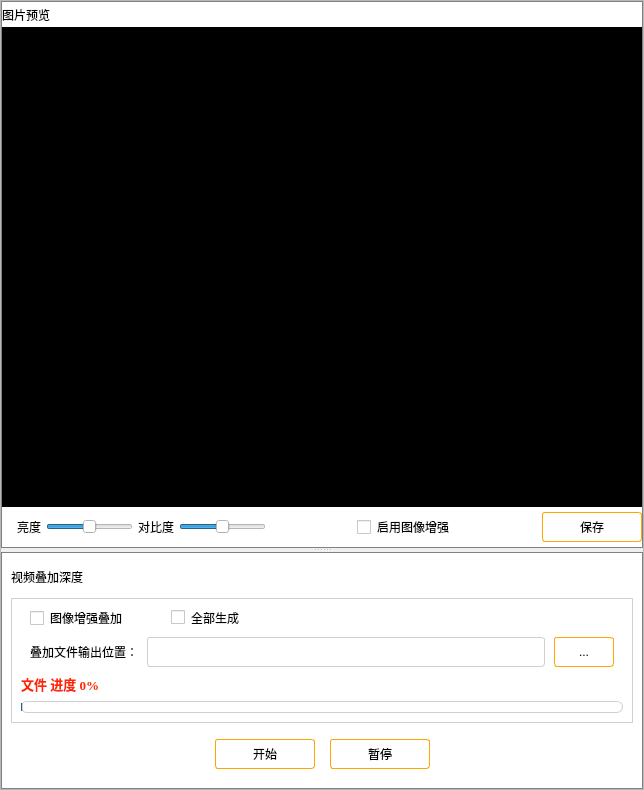
      <widget class="QFrame" name="frame_2">
       <property name="minimumSize">
        <size>
         <width>640</width>
         <height>0</height>
        </size>
       </property>
       <property name="styleSheet">
        <string notr="true">#frame_2.QFrame {
    border-radius: 5px;
	background-color: white;
}</string>
       </property>
       <property name="frameShape">
        <enum>QFrame::StyledPanel</enum>
       </property>
       <property name="frameShadow">
        <enum>QFrame::Sunken</enum>
       </property>
       <property name="midLineWidth">
        <number>1</number>
       </property>
       <layout class="QVBoxLayout" name="verticalLayout_11">
        <property name="spacing">
         <number>0</number>
        </property>
        <property name="leftMargin">
         <number>0</number>
        </property>
        <property name="topMargin">
         <number>0</number>
        </property>
        <property name="rightMargin">
         <number>0</number>
        </property>
        <property name="bottomMargin">
         <number>0</number>
        </property>
        <item>
         <widget class="QSplitter" name="splitter_3">
          <property name="orientation">
           <enum>Qt::Vertical</enum>
          </property>
          <property name="childrenCollapsible">
           <bool>false</bool>
          </property>
          <widget class="QFrame" name="frame_3">
           <property name="styleSheet">
            <string notr="true">#frame_3.QFrame {
	background-color: white;
	position: relative; /* 将 QFrame 设置为相对定位 */
    border: 1px solid gray;
	border-radius:0px; 
	padding:0px 0px;
}</string>
           </property>
           <layout class="QVBoxLayout" name="verticalLayout_7">
            <property name="spacing">
             <number>0</number>
            </property>
            <property name="leftMargin">
             <number>0</number>
            </property>
            <property name="topMargin">
             <number>0</number>
            </property>
            <property name="rightMargin">
             <number>0</number>
            </property>
            <property name="bottomMargin">
             <number>0</number>
            </property>
            <item>
             <widget class="QFrame" name="frame_9">
              <property name="styleSheet">
               <string notr="true">#frame_9.QFrame {
	background-color: white;
	position: relative; /* 将 QFrame 设置为相对定位 */
    border: 0px; 
	border-radius:0px;
	padding:0px 0px;
}</string>
              </property>
              <property name="frameShape">
               <enum>QFrame::StyledPanel</enum>
              </property>
              <property name="frameShadow">
               <enum>QFrame::Sunken</enum>
              </property>
              <property name="midLineWidth">
               <number>1</number>
              </property>
              <layout class="QVBoxLayout" name="verticalLayout_10">
               <property name="spacing">
                <number>0</number>
               </property>
               <property name="leftMargin">
                <number>0</number>
               </property>
               <property name="topMargin">
                <number>0</number>
               </property>
               <property name="rightMargin">
                <number>0</number>
               </property>
               <property name="bottomMargin">
                <number>0</number>
               </property>
               <item>
                <widget class="QLabel" name="label_7">
                 <property name="minimumSize">
                  <size>
                   <width>58</width>
                   <height>25</height>
                  </size>
                 </property>
                 <property name="maximumSize">
                  <size>
                   <width>158</width>
                   <height>25</height>
                  </size>
                 </property>
                 <property name="styleSheet">
                  <string notr="true">background-color: white;
border: 0px; 
border-radius:0px;</string>
                 </property>
                 <property name="text">
                  <string>图片预览</string>
                 </property>
                </widget>
               </item>
               <item>
                <widget class="QLabel" name="picture_label">
                 <property name="minimumSize">
                  <size>
                   <width>640</width>
                   <height>480</height>
                  </size>
                 </property>
                 <property name="styleSheet">
                  <string notr="true">QLabel {  
    background-color: black;  
}</string>
                 </property>
                 <property name="text">
                  <string/>
                 </property>
                </widget>
               </item>
               <item>
                <layout class="QHBoxLayout" name="horizontalLayout_3">
                 <property name="spacing">
                  <number>5</number>
                 </property>
                 <property name="leftMargin">
                  <number>15</number>
                 </property>
                 <property name="rightMargin">
                  <number>0</number>
                 </property>
                 <item>
                  <widget class="QLabel" name="label_13">
                   <property name="styleSheet">
                    <string notr="true">QLabel {
	background-color: white;
	border: 0px;
	border-radius:0px;
}</string>
                   </property>
                   <property name="text">
                    <string>亮度</string>
                   </property>
                  </widget>
                 </item>
                 <item>
                  <widget class="QSlider" name="horizontalSlider">
                   <property name="styleSheet">
                    <string notr="true">QSlider {
	background-color: white;
	border: 0px;
	border-radius:0px;
}</string>
                   </property>
                   <property name="value">
                    <number>50</number>
                   </property>
                   <property name="orientation">
                    <enum>Qt::Horizontal</enum>
                   </property>
                  </widget>
                 </item>
                 <item>
                  <widget class="QLabel" name="label_19">
                   <property name="styleSheet">
                    <string notr="true">QLabel {
	background-color: white;
	border: 0px;
	border-radius:0px;
}</string>
                   </property>
                   <property name="text">
                    <string>对比度</string>
                   </property>
                  </widget>
                 </item>
                 <item>
                  <widget class="QSlider" name="horizontalSlider_2">
                   <property name="styleSheet">
                    <string notr="true">QSlider {
	background-color: white;
	border: 0px;
	border-radius:0px;
}</string>
                   </property>
                   <property name="value">
                    <number>50</number>
                   </property>
                   <property name="orientation">
                    <enum>Qt::Horizontal</enum>
                   </property>
                  </widget>
                 </item>
                 <item>
                  <spacer name="horizontalSpacer_7">
                   <property name="orientation">
                    <enum>Qt::Horizontal</enum>
                   </property>
                   <property name="sizeHint" stdset="0">
                    <size>
                     <width>40</width>
                     <height>20</height>
                    </size>
                   </property>
                  </spacer>
                 </item>
                 <item>
                  <widget class="QCheckBox" name="checkBox_2">
                   <property name="minimumSize">
                    <size>
                     <width>40</width>
                     <height>40</height>
                    </size>
                   </property>
                   <property name="styleSheet">
                    <string notr="true">#checkBox_2.QCheckBox {
	background-color: white;
	position: relative; 
    border: 0px; 
	border-radius:0px;
	padding:0px 0px;
}</string>
                   </property>
                   <property name="text">
                    <string>启用图像增强</string>
                   </property>
                  </widget>
                 </item>
                 <item>
                  <spacer name="horizontalSpacer_8">
                   <property name="orientation">
                    <enum>Qt::Horizontal</enum>
                   </property>
                   <property name="sizeHint" stdset="0">
                    <size>
                     <width>40</width>
                     <height>20</height>
                    </size>
                   </property>
                  </spacer>
                 </item>
                 <item>
                  <widget class="QPushButton" name="pushButton_15">
                   <property name="minimumSize">
                    <size>
                     <width>100</width>
                     <height>0</height>
                    </size>
                   </property>
                   <property name="maximumSize">
                    <size>
                     <width>100</width>
                     <height>30</height>
                    </size>
                   </property>
                   <property name="styleSheet">
                    <string notr="true">QPushButton {
    border-radius: 3px;
	background-color: white;
	border: 1px solid orange;
}
</string>
                   </property>
                   <property name="text">
                    <string>保存</string>
                   </property>
                  </widget>
                 </item>
                </layout>
               </item>
              </layout>
             </widget>
            </item>
           </layout>
          </widget>
          <widget class="QFrame" name="frame_4">
           <property name="styleSheet">
            <string notr="true">background-color: white;
border: 1px solid gray; 
border-radius:0px;
</string>
           </property>
           <layout class="QVBoxLayout" name="verticalLayout_8">
            <item>
             <widget class="QLabel" name="label_11">
              <property name="minimumSize">
               <size>
                <width>0</width>
                <height>30</height>
               </size>
              </property>
              <property name="maximumSize">
               <size>
                <width>181</width>
                <height>30</height>
               </size>
              </property>
              <property name="styleSheet">
               <string notr="true">QLabel {
	background-color: white;
	border: 0px;
}
</string>
              </property>
              <property name="text">
               <string>视频叠加深度</string>
              </property>
             </widget>
            </item>
            <item>
             <widget class="QFrame" name="frame_6">
              <property name="styleSheet">
               <string notr="true">background-color: white;
border: 1px solid rgb(209,209,209); 
border-radius:0px;
</string>
              </property>
              <property name="frameShape">
               <enum>QFrame::StyledPanel</enum>
              </property>
              <property name="frameShadow">
               <enum>QFrame::Sunken</enum>
              </property>
              <property name="midLineWidth">
               <number>1</number>
              </property>
              <layout class="QVBoxLayout" name="verticalLayout_9">
               <property name="spacing">
                <number>9</number>
               </property>
               <item>
                <layout class="QHBoxLayout" name="horizontalLayout_14">
                 <property name="spacing">
                  <number>40</number>
                 </property>
                 <property name="leftMargin">
                  <number>9</number>
                 </property>
                 <property name="rightMargin">
                  <number>9</number>
                 </property>
                 <item>
                  <widget class="QCheckBox" name="checkBox">
                   <property name="minimumSize">
                    <size>
                     <width>101</width>
                     <height>20</height>
                    </size>
                   </property>
                   <property name="styleSheet">
                    <string notr="true">border-radius: 0px;
border: 0px;

</string>
                   </property>
                   <property name="text">
                    <string>图像增强叠加</string>
                   </property>
                  </widget>
                 </item>
                 <item>
                  <widget class="QCheckBox" name="checkBox_3">
                   <property name="styleSheet">
                    <string notr="true">border-radius: 0px;
border: 0px;</string>
                   </property>
                   <property name="text">
                    <string>全部生成</string>
                   </property>
                  </widget>
                 </item>
                 <item>
                  <spacer name="horizontalSpacer_5">
                   <property name="orientation">
                    <enum>Qt::Horizontal</enum>
                   </property>
                   <property name="sizeHint" stdset="0">
                    <size>
                     <width>40</width>
                     <height>20</height>
                    </size>
                   </property>
                  </spacer>
                 </item>
                </layout>
               </item>
               <item>
                <layout class="QHBoxLayout" name="horizontalLayout_4">
                 <property name="spacing">
                  <number>9</number>
                 </property>
                 <property name="leftMargin">
                  <number>9</number>
                 </property>
                 <property name="rightMargin">
                  <number>9</number>
                 </property>
                 <item>
                  <widget class="QLabel" name="label_12">
                   <property name="maximumSize">
                    <size>
                     <width>16777215</width>
                     <height>30</height>
                    </size>
                   </property>
                   <property name="styleSheet">
                    <string notr="true">border-radius: 0px;
border: 0px;</string>
                   </property>
                   <property name="text">
                    <string>叠加文件输出位置：</string>
                   </property>
                  </widget>
                 </item>
                 <item>
                  <widget class="QLineEdit" name="lineEdit_4">
                   <property name="minimumSize">
                    <size>
                     <width>0</width>
                     <height>30</height>
                    </size>
                   </property>
                   <property name="styleSheet">
                    <string notr="true">QLineEdit {
    border-radius: 3px;
	background-color: white;
	border: 1px solid rgb(209,209,209);
}
</string>
                   </property>
                   <property name="readOnly">
                    <bool>true</bool>
                   </property>
                  </widget>
                 </item>
                 <item>
                  <widget class="QPushButton" name="pushButton_7">
                   <property name="minimumSize">
                    <size>
                     <width>60</width>
                     <height>30</height>
                    </size>
                   </property>
                   <property name="maximumSize">
                    <size>
                     <width>80</width>
                     <height>16777215</height>
                    </size>
                   </property>
                   <property name="styleSheet">
                    <string notr="true">QPushButton {
    border-radius: 3px;
	background-color: white;
	border: 1px solid orange;
}
</string>
                   </property>
                   <property name="text">
                    <string>...</string>
                   </property>
                  </widget>
                 </item>
                </layout>
               </item>
               <item>
                <widget class="QLabel" name="label_14">
                 <property name="maximumSize">
                  <size>
                   <width>16777215</width>
                   <height>16</height>
                  </size>
                 </property>
                 <property name="font">
                  <font>
                   <family>Times New Roman</family>
                   <pointsize>10</pointsize>
                   <weight>75</weight>
                   <bold>true</bold>
                  </font>
                 </property>
                 <property name="styleSheet">
                  <string notr="true">border-radius: 0px;
border: 0px;
color: rgb(255, 38, 0);</string>
                 </property>
                 <property name="text">
                  <string>文件 进度 0%</string>
                 </property>
                </widget>
               </item>
               <item>
                <widget class="QProgressBar" name="progressBar">
                 <property name="minimumSize">
                  <size>
                   <width>0</width>
                   <height>12</height>
                  </size>
                 </property>
                 <property name="maximumSize">
                  <size>
                   <width>16777215</width>
                   <height>12</height>
                  </size>
                 </property>
                 <property name="styleSheet">
                  <string notr="true">border-radius: 6px;
background-color: white;
border: 1px solid rgb(209,209,209);

</string>
                 </property>
                 <property name="value">
                  <number>0</number>
                 </property>
                 <property name="textVisible">
                  <bool>false</bool>
                 </property>
                </widget>
               </item>
              </layout>
             </widget>
            </item>
            <item>
             <layout class="QHBoxLayout" name="horizontalLayout_5">
              <property name="spacing">
               <number>15</number>
              </property>
              <property name="leftMargin">
               <number>10</number>
              </property>
              <property name="topMargin">
               <number>10</number>
              </property>
              <property name="rightMargin">
               <number>10</number>
              </property>
              <property name="bottomMargin">
               <number>10</number>
              </property>
              <item>
               <spacer name="horizontalSpacer">
                <property name="orientation">
                 <enum>Qt::Horizontal</enum>
                </property>
                <property name="sizeHint" stdset="0">
                 <size>
                  <width>40</width>
                  <height>20</height>
                 </size>
                </property>
               </spacer>
              </item>
              <item>
               <widget class="QPushButton" name="pushButton_8">
                <property name="minimumSize">
                 <size>
                  <width>100</width>
                  <height>30</height>
                 </size>
                </property>
                <property name="styleSheet">
                 <string notr="true">QPushButton {
    border-radius: 3px;
	background-color: white;
	border: 1px solid orange;
}
</string>
                </property>
                <property name="text">
                 <string>开始</string>
                </property>
               </widget>
              </item>
              <item>
               <widget class="QPushButton" name="pushButton_9">
                <property name="minimumSize">
                 <size>
                  <width>100</width>
                  <height>30</height>
                 </size>
                </property>
                <property name="styleSheet">
                 <string notr="true">QPushButton {
    border-radius: 3px;
	background-color: white;
	border: 1px solid orange;
}
</string>
                </property>
                <property name="text">
                 <string>暂停</string>
                </property>
               </widget>
              </item>
              <item>
               <spacer name="horizontalSpacer_3">
                <property name="orientation">
                 <enum>Qt::Horizontal</enum>
                </property>
                <property name="sizeHint" stdset="0">
                 <size>
                  <width>40</width>
                  <height>20</height>
                 </size>
                </property>
               </spacer>
              </item>
             </layout>
            </item>
           </layout>
          </widget>
         </widget>
        </item>
       </layout>
      </widget>
